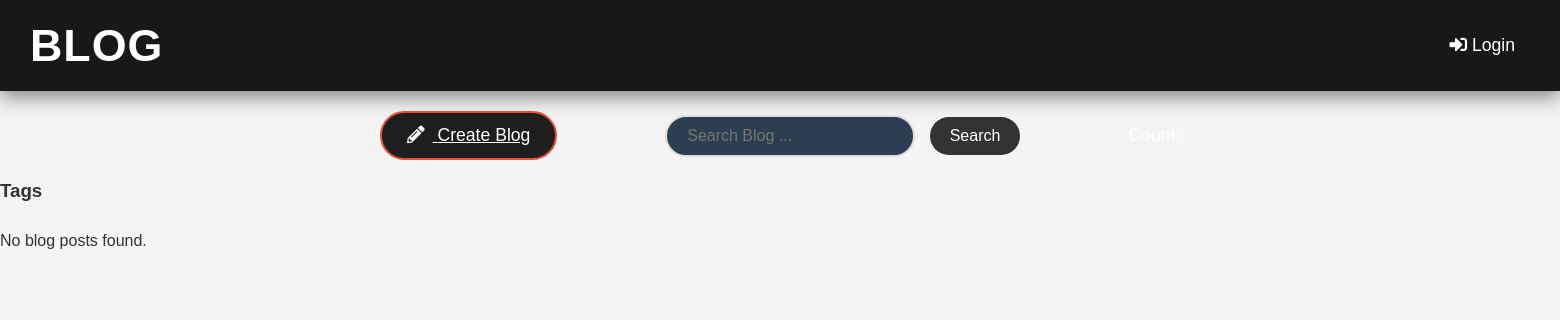
Before: / with the older database file.
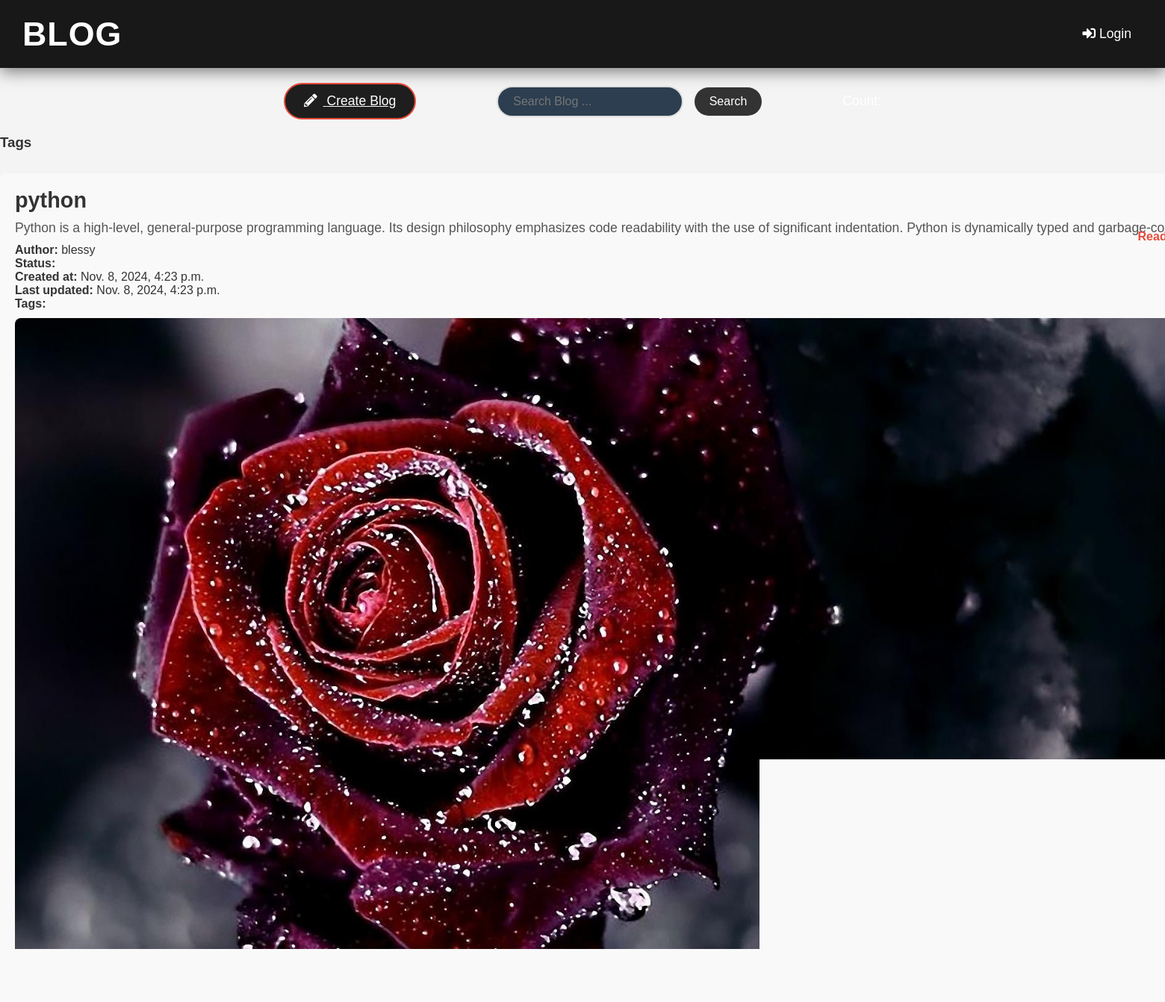
After: the same page with the newer database file.
### apps/models.py (models this page shows)
class Blogs_post(models.Model):
    title=models.CharField(max_length=100)
    description=models.TextField()
    author=models.ForeignKey(User,on_delete=models.CASCADE,null=True,blank=True)
    tags = models.ManyToManyField(Tag, blank=True)
    STATUS_CHOICES = [
        ('Pending', 'Pending'),
        ('Approved', 'Approved'),
        ('Rejected', 'Rejected'),
    ]
    created_at=models.DateTimeField(auto_now_add=True)
    last_updated = models.DateTimeField(auto_now_add=True)
    images = models.ImageField(upload_to="images/")

### apps/views.py (the view)
# urls.py: path('',views.index,name='home'),
def index(request):
    search = request.GET.get('search', '')
    if search:
        blogs = Blogs_post.objects.filter(
            Q(title__icontains=search) |
            Q(description__icontains=search) |
            Q(tags__blog_tag__icontains=search)
        ).distinct()
    else:
        blogs = Blogs_post.objects.all()
    tags = Tag.objects.all()
    context = {
        'blogs': blogs,
        'tags': tags,
        'search': search
    }
    return render(request, 'blog/home.html', context)

### apps/templates/blog/home.html (shortened to what this page needs)
{%block content %}
<!DOCTYPE html>
<html lang="en">
<head>
</head>
<body>
    {% include "blog/nav.html" %}
    {% load static %}
        <div class="tags-container">
            <h3>Tags</h3>
        </div>
        <div class="blogs-container">
            {% for blog in blogs %}
                <div class="blog-post">
                    <h2>{{ blog.title }}</h2>
                    <div class="description-container">
                        <p class="description">{{ blog.description|slice:":200" }}...</p>
                        <a href="{% url 'blog_details' blog.pk %}" class="read-more">Read More</a>
                    </div>
                    <p><strong>Author:</strong> {{ blog.author }}</p>
                    <p><strong>Status:</strong> {{ blog.get_status_display }}</p>
                    <p><strong>Created at:</strong> {{ blog.created_at }}</p>
                    <p><strong>Last updated:</strong> {{ blog.last_updated }}</p>
                    <p><strong>Tags:</strong>
                    </p>
                    {% if blog.images %}
                        <img src="{{ blog.images.url }}" alt="{{ blog.title }}" class="blog-image">
                    {% endif %}
                </div>
            {% empty %}
                <p>No blog posts found.</p>
            {% endfor %}
        </div>
</body>
</html>
{%endblock%}

### apps/templates/blog/nav.html (shortened to what this page needs)
{% block content %}
<link rel="stylesheet" href="https://cdnjs.cloudflare.com/ajax/libs/font-awesome/5.15.4/css/all.min.css">
<div class="container-fluid">
    <div class="navbar">
        <div class="navbar-title">
            BLOG
        </div>
        <div class="links">
            {% if request.user.is_authenticated %}
                <a href="{% url 'signout' %}"><i class="fa fa-sign-out-alt"></i> Logout</a>
            {% else %}
                <a href="{% url 'signin' %}"><i class="fa fa-sign-in-alt"></i> Login</a>
            {% endif %}
        </div>
    </div>
</div>
<div class="container">
    <div class="search-form">
        <a class="create-blog-button" href="{% url 'create' %}"><i class="fa fa-pencil-alt"></i> Create Blog</a>
        <form action="{% url 'home' %}" method="get" style="flex-grow: 1;">
            <input class="search-input" type="text" name="search" placeholder="Search Blog ...">
            <button class="search-button" type="submit">Search</button>
        </form>
        <p class="blog-count">
        </p>
    </div>
</div>
{% endblock content %}

### apps/templates/blog/home.html (style rules this page uses)
* { margin: 0; padding: 0; box-sizing: border-box; }
body { font-family: Arial, sans-serif; background-color: #f4f4f4; color: #333; }
.search-form { display: flex; justify-content: center; margin: 20px 0; }
.search-form input[type="text"] { padding: 10px 20px; width: 250px; border: 2px solid #ddd; border-radius: 30px; font-size: 1em; transition: border-color 0.3s; }
.search-form button { padding: 10px 20px; border: none; background-color: #333; color: #fff; font-size: 1em; border-radius: 30px; margin-left: 10px; cursor: pointer; transition: background-color 0.3s; }
.blogs-container { display: grid; grid-template-columns: 1fr 1fr 1fr; gap: 20px; margin-top: 30px; }
.blog-post { background-color: #f9f9f9; padding: 20px; border-radius: 8px; box-shadow: 0 4px 6px rgba(0, 0, 0, 0.1); transition: transform 0.3s ease; }
h2 { font-size: 1.8em; color: #333; margin-bottom: 10px; }
.description-container { overflow: hidden; max-height: 60px; position: relative; }
.description { font-size: 1.1em; color: #555; margin-bottom: 10px; white-space: nowrap; overflow: hidden; text-overflow: ellipsis; }
.read-more { position: absolute; bottom: 0; right: 0; font-size: 1em; color: #e74c3c; text-decoration: none; font-weight: bold; transition: color 0.3s; }
.blog-image { max-width: 100%; height: auto; border-radius: 8px; margin-top: 10px; }

### apps/templates/blog/nav.html (style rules this page uses)
* { margin: 0; padding: 0; box-sizing: border-box; }
.navbar { display: flex; justify-content: space-between; align-items: center; background-color: #181818; padding: 20px 30px; box-shadow: 0 5px 20px rgba(0, 0, 0, 0.5); }
.navbar-title { font-size: 2.8em; font-weight: 700; color: #fff; letter-spacing: 1px; }
.navbar .links { display: flex; gap: 20px; }
.navbar .links a { text-decoration: none; color: #fff; font-size: 1.1em; font-weight: 500; position: relative; padding: 8px 15px; border-radius: 5px; transition: color 0.3s, background-color 0.3s, transform 0.3s; }
.login-button, .create-blog-button { background-color: #1e1e1e; color: #fff; padding: 12px 25px; border: 2px solid #e74c3c; border-radius: 30px; cursor: pointer; font-size: 1.1em; transition: background-color 0.3s, border-color 0.3s, transform 0.3s; }
.login-button i, .create-blog-button i { margin-right: 8px; }
.search-form { display: flex; justify-content: center; align-items: center; text-align: center; margin: 20px auto; gap: 20px; max-width: 800px; }
.search-input { padding: 12px; border: 2px solid #444; border-radius: 30px; font-size: 1.1em; background-color: #2c3e50; color: #ecf0f1; transition: border 0.3s, box-shadow 0.3s, transform 0.3s; width: 100%; max-width: 300px; }
.search-button { background-color: #1e1e1e; color: #fff; padding: 12px 25px; border: 2px solid #e74c3c; font-size: 1.1em; border-radius: 30px; cursor: pointer; transition: background-color 0.3s, border-color 0.3s, transform 0.3s; }
.blog-count { color: #fff; font-size: 1.1em; }

Changed rows visible on the page:
added Blogs_post: title "python", description "Python is a high-level, general-purpose programming language. Its design philosophy emphasizes code readability with the use of significant indentation. Python is dynamically typed and…", author "blessy", created_at "Nov. 8, 2024, 4:23 p.m.", last_updated "Nov. 8, 2024, 4:23 p.m.", images (picture)
Other visible differences:
text no longer shown: "No blog posts found."
